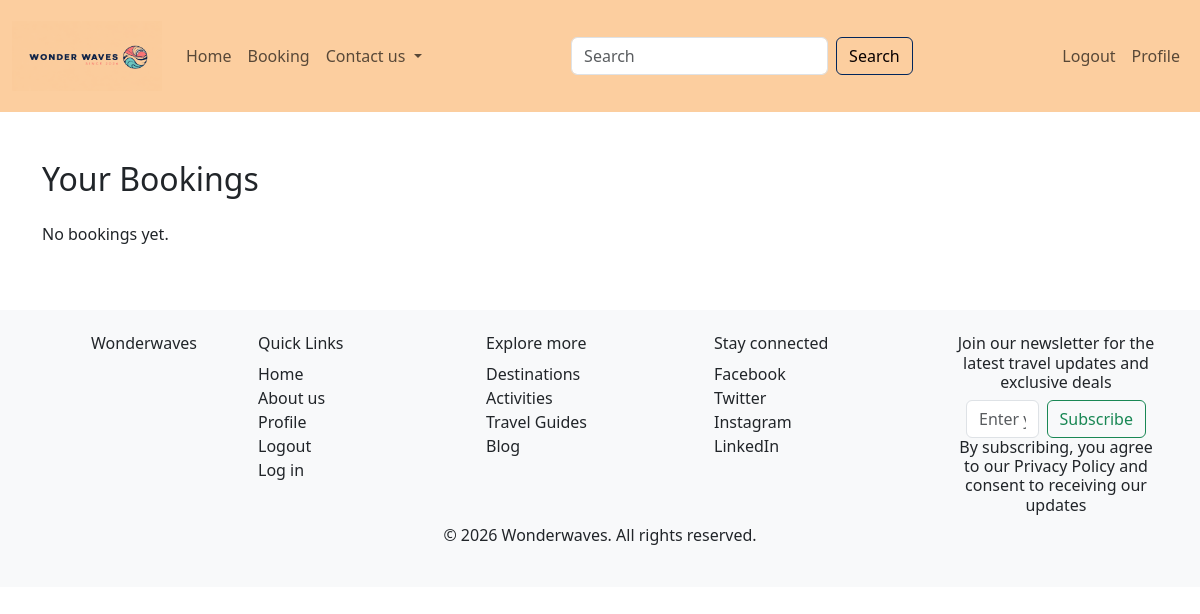
/bookings/receipts/ (signed in), run on an earlier commit of the app's database.
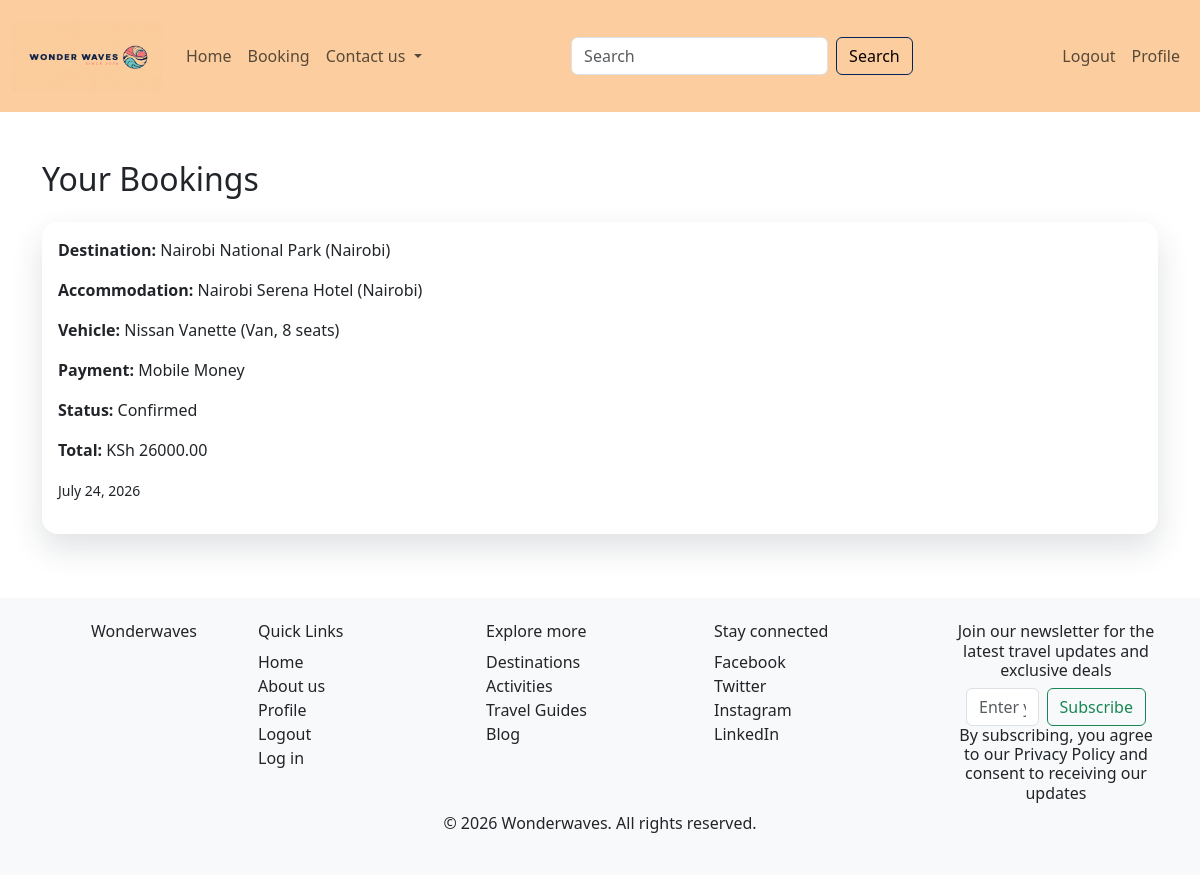
And on a later commit of the database.
### Bookings/models.py (models this page shows, shortened)
class Booking(models.Model):
    PAYMENT_METHODS = [
        ('card', 'Card'),
        ('mobile_money', 'Mobile Money'),
        ('bank_transfer', 'Bank Transfer'),
        ('cash', 'Cash'),
    ]
    BOOKING_STATUS = [
        ('pending', 'Pending'),
        ('confirmed', 'Confirmed'),
        ('cancelled', 'Cancelled'),
    ]
    user = models.ForeignKey(User, on_delete=models.CASCADE)
    destination = models.ForeignKey(Destination, on_delete=models.CASCADE)
    accommodation = models.ForeignKey(Accommodation, on_delete=models.CASCADE)
    vehicle = models.ForeignKey(Vehicle, on_delete=models.SET_NULL, null=True, blank=True)
    date = models.DateField()
    payment_method = models.CharField(max_length=20, choices=PAYMENT_METHODS, default='mobile_money')
    status = models.CharField(max_length=20, choices=BOOKING_STATUS, default='pending')
    total_price = models.DecimalField(max_digits=10, decimal_places=2, default=0)

class Destination(models.Model):
    DESTINATION_CATEGORIES = [
        ('coastal', 'Coastal'),
        ('safari', 'Safari'),
        ('historical', 'Historical Tour'),
        ('backpacking', 'Backpacking'),
    ]
    user = models.ForeignKey(User, on_delete=models.CASCADE)
    name = models.CharField(max_length=200)
    location = models.ForeignKey(Location, on_delete=models.CASCADE)
    category = models.CharField(max_length=20, choices=DESTINATION_CATEGORIES, default='coastal')
    description = models.TextField(blank=True)
    estimated_price = models.DecimalField(max_digits=10, decimal_places=2, default=0)
    image_url = models.URLField(blank=True)
    def __str__(self):
        return f"{self.name} ({self.location})"

class Location(models.Model):
    name = models.CharField(max_length=100)
    def __str__(self):
        return self.name

class Accommodation(models.Model):
    ACCOMMODATION_TYPES = [
        ('hotel', 'Hotel'),
        ('airbnb', 'Airbnb'),
    ]
    user = models.ForeignKey(User, on_delete=models.CASCADE)
    name = models.CharField(max_length=200)
    location = models.ForeignKey(Location, on_delete=models.CASCADE)
    type = models.CharField(max_length=10, choices=ACCOMMODATION_TYPES)
    price_per_night = models.DecimalField(max_digits=10, decimal_places=2)
    def __str__(self):
        return f"{self.name} ({self.location})"

class Vehicle(models.Model):
    VEHICLE_TYPES = [
        ('van', 'Van'),
        ('bus', 'Bus'),
        ('suv', 'SUV'),
    ]
    user = models.ForeignKey(User, on_delete=models.CASCADE)
    name = models.CharField(max_length=100)
    location = models.ForeignKey(Location, on_delete=models.CASCADE, null=True, blank=True)
    vehicle_type = models.CharField(max_length=20, choices=VEHICLE_TYPES)
    capacity = models.IntegerField()
    price_per_day = models.DecimalField(max_digits=10, decimal_places=2)
    def __str__(self):
        location = f" - {self.location}" if self.location else ""
        return f"{self.name}{location} ({self.get_vehicle_type_display()}, {self.capacity} seats)"

### Bookings/views.py (the view)
# urls.py: path('receipts/', views.receipts_view, name='receipts'),
@login_required
def receipts_view(request):
    bookings = Booking.objects.filter(user=request.user).order_by('-date')
    return render(request, 'Bookings/receipts.html', {'bookings': bookings})

### Bookings/templates/Bookings/receipts.html
{% extends 'planner/base.html' %}
{% block page_content %}
<div class="container py-5">
  <h2 class="mb-4">Your Bookings</h2>
  {% for booking in bookings %}
    <div class="card receipt-card mb-3 p-3">
      <p><strong>Destination:</strong> {{ booking.destination }}</p>
      <p><strong>Accommodation:</strong> {{ booking.accommodation }}</p>
      <p><strong>Vehicle:</strong> {{ booking.vehicle }}</p>
      <p><strong>Payment:</strong> {{ booking.get_payment_method_display }}</p>
      <p><strong>Status:</strong> {{ booking.get_status_display }}</p>
      <p><strong>Total:</strong> KSh {{ booking.total_price }}</p>
      <p><small>{{ booking.date }}</small></p>
    </div>
  {% empty %}
    <p>No bookings yet.</p>
  {% endfor %}
</div>
{% endblock %}

### planner/templates/planner/base.html (shortened to what this page needs)
{% extends 'planner/base_auth.html' %}
{% load static %}
{% block content %}
<nav class="navbar navbar-expand-lg navbar-light bg-beach-peach py-3 sticky-top top-navbar">
    <div class="container-fluid">
        <a class="navbar-brand brand-logo" href="{% url 'planner-home' %}">
            <img src="{% static 'planner/media/logo.png' %}" alt="Wonder Waves logo">
        </a>
    <div class="collapse navbar-collapse" id="navbarSupportedContent">
        <ul class="navbar-nav me-auto mb-2 mb-lg-0">
            <li class="nav-item">
                <a class="nav-link top-nav-link {% if request.resolver_match.url_name == 'planner-home' %}active{% endif %}"
                   href="{% url 'planner-home' %}">
                    Home
                </a>
            </li>
            <li class="nav-item">
                <a class="nav-link top-nav-link {% if request.resolver_match.url_name == 'nav-bookings' %}active{% endif %}"
                   href="{% url 'nav-bookings' %}">
                    Booking
                </a>
            </li>
            <li class="nav-item dropdown">
                <a class="nav-link dropdown-toggle" href="#" data-bs-toggle="dropdown">
                    Contact us
                </a>
            </li>
        </ul>
        <form class="d-flex">
    <input class="form-control me-2"
           type="search"
           placeholder="Search">
    <button class="btn search-btn"
            type="submit">
        Search
    </button>
</form>
        <ul class="navbar-nav ms-auto mb-2 mb-lg-0">
            {% if user.is_authenticated %}
                <form action="{% url 'users-logout' %}"
                      method="post"
                      class="d-inline">
                    <button type="submit"
                            class="nav-item nav-link btn btn-link">
                        Logout
                    </button>
                </form>
                <a class="nav-item nav-link"
                   href="{% url 'users-profile' %}">
                    Profile
                </a>
            {% endif %}
        </ul>
    </div>
</div>
</nav>
<main class="flex-grow-1">
    {% block page_content %}
    {% endblock %}
</main>
<footer class="bg-light text-center py-4 mt-auto">
    <div class="container text-center">
        <div class="row align-items-start">
        <div class="col">
            <h6>Wonderwaves</h6>
        </div>
        <div class="col">
            <h6 class="row">Quick Links</h6>
            <a class="row text-dark text-decoration-none" href="{% url 'planner-home' %}">Home</a>
            <a class="row text-dark text-decoration-none" href="{% url 'planner-about' %}">About us</a>
            <a class="row text-dark text-decoration-none" href="{% url 'users-profile' %}">Profile</a>
            <a class="row text-dark text-decoration-none" href="{% url 'users-logout' %}">Logout</a>
            <a class="row text-dark text-decoration-none" href="{% url 'users-login' %}">Log in</a>
        </div>
        <div class="col">
            <h6 class="row">Explore more</h6>
            <a class="row text-dark text-decoration-none" href="{% url 'popular-destinations' %}">Destinations</a>
            <a class="row text-dark text-decoration-none" href="#">Activities</a>
            <a class="row text-dark text-decoration-none" href="#">Travel Guides</a>
            <a class="row text-dark text-decoration-none" href="#">Blog</a>
        </div>
        <div class="col">
            <h6 class="row">Stay connected</h6>
            <a class="row text-dark text-decoration-none" href="#">Facebook</a>
            <a class="row text-dark text-decoration-none" href="#">Twitter</a>
            <a class="row text-dark text-decoration-none" href="#">Instagram</a>
            <a class="row text-dark text-decoration-none" href="#">LinkedIn</a>
        </div>
        <div class="Sub-to-newsletter col">
            <h6>Join our newsletter for the latest travel updates and exclusive deals</h6>
            <div class="container">
                <form class="d-flex">
                    <input class="form-control me-2"
                           type="email"
                           placeholder="Enter your email">
                    <button class="btn btn-outline-success"
                            type="submit">
                        Subscribe
                    </button>
                </form>
            </div>
            <h6>
                By subscribing, you agree to our Privacy Policy and
                consent to receiving our updates
            </h6>
        </div>
    </div>
    <p>&copy; 2026 Wonderwaves. All rights reserved.</p>
</div>
</footer>
{% endblock content %}

### planner/templates/planner/base_auth.html (shortened to what this page needs)
{% load static %}
<!DOCTYPE html>
<html lang="en">
<head>
<link href="https://cdn.jsdelivr.net/npm/bootstrap@5.3.8/dist/css/bootstrap.min.css" rel="stylesheet">
<link href="https://cdn.jsdelivr.net/npm/bootstrap-icons@1.11.3/font/bootstrap-icons.css" rel="stylesheet">
<link rel="stylesheet"
      type="text/css"
      href="{% static 'planner/css/main.css' %}">
</head>
<body>
{% block content %}
{% endblock %}
</body>
</html>

### planner/static/planner/css/main.css (style rules this page uses)
.bg-beach-peach { background-color: #FCCE9F; }
:root { --wonder-blue: #003b95; --wonder-blue-dark: #01255b; --beach-peach: #FCCE9F; --beach-peach-soft: #fff1df; --ink: #111827; --muted: #4b5563; }
html, body { margin: 0; padding: 0; }
body { min-height: 100vh; }
.navbar { z-index: 1030; }
.top-navbar { margin-top: 0; }
.brand-logo { align-items: center; display: inline-flex; font-weight: 800; gap: 10px; }
.brand-logo img { width: 150px; max-height: 70px; height: auto; }
.top-nav-link { position: relative; }
.top-nav-link::after { background: #003b95; border-radius: 999px; bottom: 4px; content: ""; height: 3px; left: 0.75rem; opacity: 0; position: absolute; right: 0.75rem; transform: scaleX(0); transition: opacity 0.2s ease, transform 0.2s ease; }
.search-btn { color: #080000; border: 1px solid #01255b; background-color: transparent; transition: all 0.3s ease; }
.wonder-card, .booking-form-card, .receipt-card, .destination-card, .info-card, .newsletter-panel, .update-card { border: 0; border-radius: 16px; box-shadow: 0 14px 32px rgba(31, 41, 55, 0.14); }
.receipt-card { border: 0; }

What changed in the data, as far as the page shows it:
added Booking: destination "Nairobi National Park (Nairobi)", accommodation "Nairobi Serena Hotel (Nairobi)", vehicle "Nissan Vanette (Van, 8 seats)", payment_method "Mobile Money", status "Confirmed", total_price "26000.00", date "July 24, 2026"
Also different on the page:
text no longer shown: "No bookings yet."
